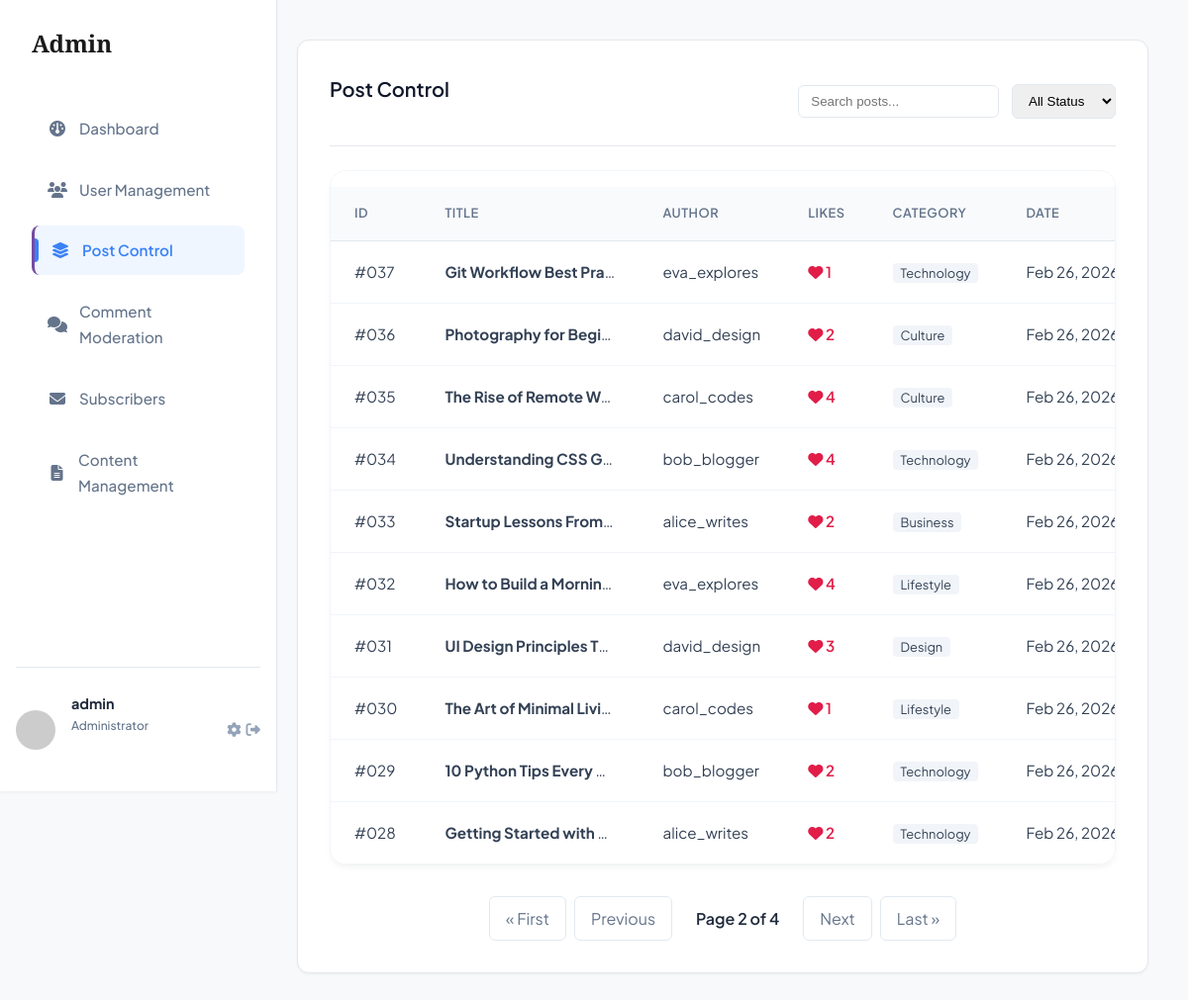
Screenshot of /admin-dashboard/posts/?page=2 (signed in) with the database file from the repository.
### myapp/models.py (models this page shows, shortened)
class Post(models.Model):
    CATEGORY_CHOICES = [
        ('technology', 'Technology'),
        ('lifestyle', 'Lifestyle'),
        ('design', 'Design'),
        ('culture', 'Culture'),
        ('business', 'Business'),
        ('other', 'Other'),
    ]
    author = models.ForeignKey(User, on_delete=models.CASCADE)
    title = models.CharField(max_length=200)
    content = models.TextField()
    image = models.ImageField(upload_to='blog_images/', blank=True, null=True)
    category = models.ForeignKey(Category, on_delete=models.SET_NULL, null=True, related_name='posts')
    likes = models.ManyToManyField(User, related_name='blog_posts', blank=True)
    is_published = models.BooleanField(default=False)
    newsletter_sent = models.BooleanField(default=False)
    views_count = models.PositiveIntegerField(default=0)
    created_at = models.DateTimeField(auto_now_add=True)
    updated_at = models.DateTimeField(auto_now=True)
    tags = TaggableManager()
    class Meta:
        ordering = ['-created_at']
    def total_likes(self):
        return self.likes.count()

class Category(models.Model):
    name = models.CharField(max_length=100, unique=True)
    slug = models.SlugField(max_length=100, unique=True)
    description = models.TextField(blank=True)
    created_at = models.DateTimeField(auto_now_add=True)
    class Meta:
        verbose_name_plural = "Categories"
        ordering = ['name']

### myapp/views.py (the view)
# urls.py: path('admin-dashboard/posts/', views.admin_post_list,name='admin_post_list'),
@login_required
def admin_post_list(request):
    search_query = request.GET.get('q', '')
    status_filter = request.GET.get('status', '')
    posts_list = Post.objects.select_related(
        'category',
        'author'
    ).all().order_by('-created_at')
    if search_query:
        posts_list = posts_list.filter(title__icontains=search_query)
    if status_filter == 'published':
        posts_list = posts_list.filter(is_published=True)
    elif status_filter == 'draft':
        posts_list = posts_list.filter(is_published=False)
    page = request.GET.get('page', 1)
    paginator = Paginator(posts_list, 10)
    try:
        posts = paginator.page(page)
    except PageNotAnInteger:
        posts = paginator.page(1)
    except EmptyPage:
        posts = paginator.page(paginator.num_pages)
    context = {
        'posts': posts,
        'search_query': search_query,
        'status_filter': status_filter,
        'page_obj': posts,
    }
    return render(request, 'custom_admin/post_list.html', context)

### myapp/templates/custom_admin/post_list.html (shortened to what this page needs)
{% extends 'custom_admin/base.html' %}
{% block admin_content %}
<div class="admin-section">
    <div class="section-header">
        <h2>Post Control</h2>
        <form method="get" class="filter-controls">
            <input type="text" name="q" placeholder="Search posts..." value="{{ search_query }}"
                style="padding:8px 12px; border:1px solid #e2e8f0; border-radius:6px;">
            <select name="status"
                style="padding:8px 12px; border:1px solid #e2e8f0; border-radius:6px; margin-left:10px;">
                <option value="" {% if not status_filter %}selected{% endif %}>All Status</option>
            </select>
        </form>
    </div>
    <div class="table-container" style="overflow-x: auto;">
        <table class="admin-table" style="min-width: 700px;">
            <thead>
                <tr>
                    <th>ID</th>
                    <th>Title</th>
                    <th>Author</th>
                    <th>Likes</th>
                    <th>Category</th>
                    <th style="white-space:nowrap;">Date</th>
                </tr>
            </thead>
            <tbody>
                {% for post in posts %}
                <tr>
                    <td style="white-space:nowrap;">#{{ post.id|stringformat:"03d" }}</td>
                    <td style="max-width:220px; white-space:nowrap; overflow:hidden; text-overflow:ellipsis;">
                        <strong>{{ post.title }}</strong>
                    </td>
                    <td style="white-space:nowrap;">{{ post.author.username }}</td>
                    <td>
                        <span style="font-weight:600; color:#e11d48;">
                            <i class="fas fa-heart"></i> {{ post.total_likes }}
                        </span>
                    </td>
                    <td>
                        <span
                            style="background:#f1f5f9; padding:2px 8px; border-radius:4px; font-size:0.8rem; white-space:nowrap;">
                            {% if post.category %}{{ post.category.name }}{% else %}—{% endif %}
                        </span>
                    </td>
                    <td style="white-space:nowrap;">{{ post.created_at|date:"M d, Y" }}</td>
                </tr>
                {% empty %}
                <tr>
                    <td colspan="8" style="text-align:center;">No posts found.</td>
                </tr>
                {% endfor %}
            </tbody>
        </table>
    </div>
    {% include 'includes/pagination.html' %}
</div>
{% endblock %}

### myapp/templates/custom_admin/base.html (shortened to what this page needs)
<!DOCTYPE html>
<html lang="en">
<head>
    <link rel="stylesheet" href="https://cdnjs.cloudflare.com/ajax/libs/font-awesome/6.4.0/css/all.min.css">
    {% load static %}
    <link rel="stylesheet" href="{% static 'css/style.css' %}">
</head>
<body class="admin-body">
    <div class="admin-layout">
        <aside class="admin-sidebar">
            <div class="sidebar-brand">
                <h2>Admin</h2>
            </div>
            <nav class="sidebar-nav">
                <a href="{% url 'admin_dashboard' %}"
                    class="nav-item {% if request.resolver_match.url_name == 'admin_dashboard' %}active{% endif %}">
                    <i class="fas fa-gauge"></i> Dashboard
                </a>
                <a href="{% url 'admin_users' %}"
                    class="nav-item {% if request.resolver_match.url_name == 'admin_users' %}active{% endif %}">
                    <i class="fas fa-users"></i> User Management
                </a>
                <a href="{% url 'admin_post_list' %}"
                    class="nav-item {% if request.resolver_match.url_name == 'admin_post_list' %}active{% endif %}">
                    <i class="fas fa-layer-group"></i> Post Control
                </a>
                <a href="{% url 'admin_comments' %}"
                    class="nav-item {% if request.resolver_match.url_name == 'admin_comments' %}active{% endif %}">
                    <i class="fas fa-comments"></i> Comment Moderation
                </a>
                <a href="{% url 'subscriber_list' %}"
                    class="nav-item {% if request.resolver_match.url_name == 'subscriber_list' %}active{% endif %}">
                    <i class="fas fa-envelope"></i> Subscribers
                </a>
                <a href="{% url 'admin_content' %}"
                    class="nav-item {% if request.resolver_match.url_name == 'admin_content' %}active{% endif %}">
                    <i class="fas fa-file-alt"></i> Content Management
                </a>
            </nav>
            <div class="sidebar-footer">
                <div class="admin-user">
                    <img src="https://ui-avatars.com/api/?name={{ user.username }}&background=6366f1&color=fff"
                        alt="Admin">
                    <div class="user-info">
                        <strong>{{ user.username }}</strong>
                        <span>Administrator</span>
                    </div>
                    <div style="display:flex; gap:5px;">
                        <a href="{% url 'edit_profile' %}" class="logout-btn" title="Edit Profile"><i
                                class="fas fa-cog"></i></a>
                        <a href="{% url 'logout' %}" class="logout-btn" title="Logout"
                            onclick="return confirm('Are you sure you want to logout?');"><i
                                class="fas fa-sign-out-alt"></i></a>
                    </div>
                </div>
            </div>
        </aside>
        <main class="admin-main">
            {% block admin_content %}{% endblock %}
        </main>
    </div>
</body>
</html>

### rows the page displays
Post: id "037", title "Git Workflow Best Pra…", author.username "eva_explores", total_likes "1", category.name "Technology", created_at "Feb 26,…"
Post: id "036", title "Photography for Begi…", author.username "david_design", total_likes "2", category.name "Culture", created_at "Feb 26,…"
Post: id "035", title "The Rise of Remote W…", author.username "carol_codes", total_likes "4", category.name "Culture", created_at "Feb 26,…"
Post: id "034", title "Understanding CSS G…", author.username "bob_blogger", total_likes "4", category.name "Technology", created_at "Feb 26,…"
Post: id "033", title "Startup Lessons From…", author.username "alice_writes", total_likes "2", category.name "Business", created_at "Feb 26,…"
Post: id "032", title "How to Build a Mornin…", author.username "eva_explores", total_likes "4", category.name "Lifestyle", created_at "Feb 26,…"
Post: id "031", title "UI Design Principles T…", author.username "david_design", total_likes "3", category.name "Design", created_at "Feb 26,…"
Post: id "030", title "The Art of Minimal Livi…", author.username "carol_codes", total_likes "1", category.name "Lifestyle", created_at "Feb 26,…"
Post: id "029", title "10 Python Tips Every…", author.username "bob_blogger", total_likes "2", category.name "Technology", created_at "Feb 26,…"
Post: id "028", title "Getting Started with…", author.username "alice_writes", total_likes "2", category.name "Technology", created_at "Feb 26,…"

### other values shown
{{ user.username }} "admin"
{{ page_obj.number }} "2"
{{ page_obj.paginator.num_pages }} "4"
